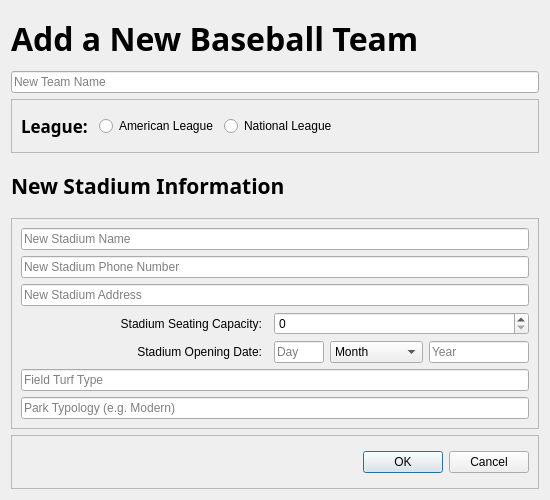
<?xml version="1.0" encoding="UTF-8"?>
<ui version="4.0">
 <class>AddStadiumWin</class>
 <widget class="QDialog" name="AddStadiumWin">
  <property name="geometry">
   <rect>
    <x>0</x>
    <y>0</y>
    <width>550</width>
    <height>500</height>
   </rect>
  </property>
  <property name="minimumSize">
   <size>
    <width>550</width>
    <height>500</height>
   </size>
  </property>
  <property name="maximumSize">
   <size>
    <width>550</width>
    <height>500</height>
   </size>
  </property>
  <property name="windowTitle">
   <string>Dialog</string>
  </property>
  <layout class="QGridLayout" name="gridLayout_2">
   <item row="0" column="0">
    <widget class="QLabel" name="label_3">
     <property name="font">
      <font>
       <family>Futura</family>
       <pointsize>24</pointsize>
       <weight>75</weight>
       <bold>true</bold>
      </font>
     </property>
     <property name="text">
      <string>Add a New Baseball Team</string>
     </property>
    </widget>
   </item>
   <item row="1" column="0">
    <widget class="QLineEdit" name="newNameLE">
     <property name="placeholderText">
      <string>New Team Name</string>
     </property>
    </widget>
   </item>
   <item row="2" column="0">
    <widget class="QFrame" name="frame_3">
     <property name="frameShape">
      <enum>QFrame::StyledPanel</enum>
     </property>
     <property name="frameShadow">
      <enum>QFrame::Raised</enum>
     </property>
     <layout class="QHBoxLayout" name="horizontalLayout_2">
      <item>
       <widget class="QLabel" name="label_4">
        <property name="font">
         <font>
          <family>Futura</family>
          <pointsize>13</pointsize>
          <weight>75</weight>
          <bold>true</bold>
         </font>
        </property>
        <property name="text">
         <string>League: </string>
        </property>
       </widget>
      </item>
      <item>
       <widget class="QRadioButton" name="aLeagueBtn">
        <property name="text">
         <string>American League</string>
        </property>
       </widget>
      </item>
      <item>
       <widget class="QRadioButton" name="nLeagueButn">
        <property name="text">
         <string>National League</string>
        </property>
       </widget>
      </item>
      <item>
       <spacer name="horizontalSpacer_2">
        <property name="orientation">
         <enum>Qt::Horizontal</enum>
        </property>
        <property name="sizeHint" stdset="0">
         <size>
          <width>40</width>
          <height>20</height>
         </size>
        </property>
       </spacer>
      </item>
     </layout>
    </widget>
   </item>
   <item row="3" column="0">
    <widget class="QLabel" name="label_5">
     <property name="font">
      <font>
       <family>Futura</family>
       <pointsize>16</pointsize>
       <weight>75</weight>
       <bold>true</bold>
      </font>
     </property>
     <property name="text">
      <string>New Stadium Information</string>
     </property>
    </widget>
   </item>
   <item row="4" column="0">
    <widget class="QFrame" name="frame_2">
     <property name="frameShape">
      <enum>QFrame::StyledPanel</enum>
     </property>
     <property name="frameShadow">
      <enum>QFrame::Raised</enum>
     </property>
     <layout class="QGridLayout" name="gridLayout">
      <item row="4" column="1">
       <widget class="QLabel" name="label_2">
        <property name="text">
         <string>Stadium Seating Capacity:</string>
        </property>
        <property name="alignment">
         <set>Qt::AlignRight|Qt::AlignTrailing|Qt::AlignVCenter</set>
        </property>
       </widget>
      </item>
      <item row="4" column="3" colspan="3">
       <widget class="QSpinBox" name="stadCapacity">
        <property name="specialValueText">
         <string/>
        </property>
        <property name="maximum">
         <number>999999999</number>
        </property>
       </widget>
      </item>
      <item row="5" column="3">
       <widget class="QLineEdit" name="openDate">
        <property name="maximumSize">
         <size>
          <width>50</width>
          <height>16777215</height>
         </size>
        </property>
        <property name="maxLength">
         <number>2</number>
        </property>
        <property name="placeholderText">
         <string>Day</string>
        </property>
       </widget>
      </item>
      <item row="5" column="5">
       <widget class="QLineEdit" name="yearLE">
        <property name="maximumSize">
         <size>
          <width>100</width>
          <height>16777215</height>
         </size>
        </property>
        <property name="inputMethodHints">
         <set>Qt::ImhNone</set>
        </property>
        <property name="maxLength">
         <number>4</number>
        </property>
        <property name="placeholderText">
         <string>Year</string>
        </property>
       </widget>
      </item>
      <item row="5" column="1">
       <widget class="QLabel" name="label">
        <property name="text">
         <string>Stadium Opening Date:</string>
        </property>
        <property name="alignment">
         <set>Qt::AlignRight|Qt::AlignTrailing|Qt::AlignVCenter</set>
        </property>
       </widget>
      </item>
      <item row="5" column="4">
       <widget class="QComboBox" name="monthBox">
        <property name="sizePolicy">
         <sizepolicy hsizetype="Expanding" vsizetype="Fixed">
          <horstretch>0</horstretch>
          <verstretch>0</verstretch>
         </sizepolicy>
        </property>
        <property name="currentText">
         <string>Month</string>
        </property>
        <property name="maxVisibleItems">
         <number>12</number>
        </property>
        <item>
         <property name="text">
          <string>Month</string>
         </property>
        </item>
        <item>
         <property name="text">
          <string>January</string>
         </property>
        </item>
        <item>
         <property name="text">
          <string>February</string>
         </property>
        </item>
        <item>
         <property name="text">
          <string>March</string>
         </property>
        </item>
        <item>
         <property name="text">
          <string>April</string>
         </property>
        </item>
        <item>
         <property name="text">
          <string>May</string>
         </property>
        </item>
        <item>
         <property name="text">
          <string>June</string>
         </property>
        </item>
        <item>
         <property name="text">
          <string>July</string>
         </property>
        </item>
        <item>
         <property name="text">
          <string>August</string>
         </property>
        </item>
        <item>
         <property name="text">
          <string>September</string>
         </property>
        </item>
        <item>
         <property name="text">
          <string>October</string>
         </property>
        </item>
        <item>
         <property name="text">
          <string>November</string>
         </property>
        </item>
        <item>
         <property name="text">
          <string>December</string>
         </property>
        </item>
       </widget>
      </item>
      <item row="4" column="0">
       <spacer name="horizontalSpacer_3">
        <property name="orientation">
         <enum>Qt::Horizontal</enum>
        </property>
        <property name="sizeHint" stdset="0">
         <size>
          <width>40</width>
          <height>20</height>
         </size>
        </property>
       </spacer>
      </item>
      <item row="2" column="0" colspan="6">
       <widget class="QLineEdit" name="stadAddress">
        <property name="placeholderText">
         <string>New Stadium Address</string>
        </property>
       </widget>
      </item>
      <item row="1" column="0" colspan="6">
       <widget class="QLineEdit" name="stadPhone">
        <property name="maxLength">
         <number>20</number>
        </property>
        <property name="placeholderText">
         <string>New Stadium Phone Number</string>
        </property>
       </widget>
      </item>
      <item row="0" column="0" colspan="6">
       <widget class="QLineEdit" name="stadNameLE">
        <property name="placeholderText">
         <string>New Stadium Name</string>
        </property>
       </widget>
      </item>
      <item row="6" column="0" colspan="6">
       <widget class="QLineEdit" name="turfType">
        <property name="placeholderText">
         <string>Field Turf Type</string>
        </property>
       </widget>
      </item>
      <item row="7" column="0" colspan="6">
       <widget class="QLineEdit" name="stadType">
        <property name="text">
         <string/>
        </property>
        <property name="cursorPosition">
         <number>0</number>
        </property>
        <property name="placeholderText">
         <string>Park Typology (e.g. Modern)</string>
        </property>
       </widget>
      </item>
      <item row="5" column="0">
       <spacer name="horizontalSpacer_4">
        <property name="orientation">
         <enum>Qt::Horizontal</enum>
        </property>
        <property name="sizeHint" stdset="0">
         <size>
          <width>40</width>
          <height>20</height>
         </size>
        </property>
       </spacer>
      </item>
     </layout>
    </widget>
   </item>
   <item row="5" column="0">
    <widget class="QFrame" name="frame">
     <property name="frameShape">
      <enum>QFrame::StyledPanel</enum>
     </property>
     <property name="frameShadow">
      <enum>QFrame::Raised</enum>
     </property>
     <layout class="QHBoxLayout" name="horizontalLayout">
      <item>
       <spacer name="horizontalSpacer">
        <property name="orientation">
         <enum>Qt::Horizontal</enum>
        </property>
        <property name="sizeHint" stdset="0">
         <size>
          <width>40</width>
          <height>20</height>
         </size>
        </property>
       </spacer>
      </item>
      <item>
       <widget class="QPushButton" name="okBtn">
        <property name="text">
         <string>OK</string>
        </property>
       </widget>
      </item>
      <item>
       <widget class="QPushButton" name="cancelBtn">
        <property name="text">
         <string>Cancel</string>
        </property>
       </widget>
      </item>
     </layout>
    </widget>
   </item>
  </layout>
 </widget>
 <tabstops>
  <tabstop>newNameLE</tabstop>
  <tabstop>aLeagueBtn</tabstop>
  <tabstop>nLeagueButn</tabstop>
  <tabstop>stadNameLE</tabstop>
  <tabstop>stadPhone</tabstop>
  <tabstop>stadAddress</tabstop>
  <tabstop>stadCapacity</tabstop>
  <tabstop>openDate</tabstop>
  <tabstop>monthBox</tabstop>
  <tabstop>yearLE</tabstop>
  <tabstop>turfType</tabstop>
  <tabstop>stadType</tabstop>
  <tabstop>okBtn</tabstop>
  <tabstop>cancelBtn</tabstop>
 </tabstops>
 <resources/>
 <connections/>
</ui>
